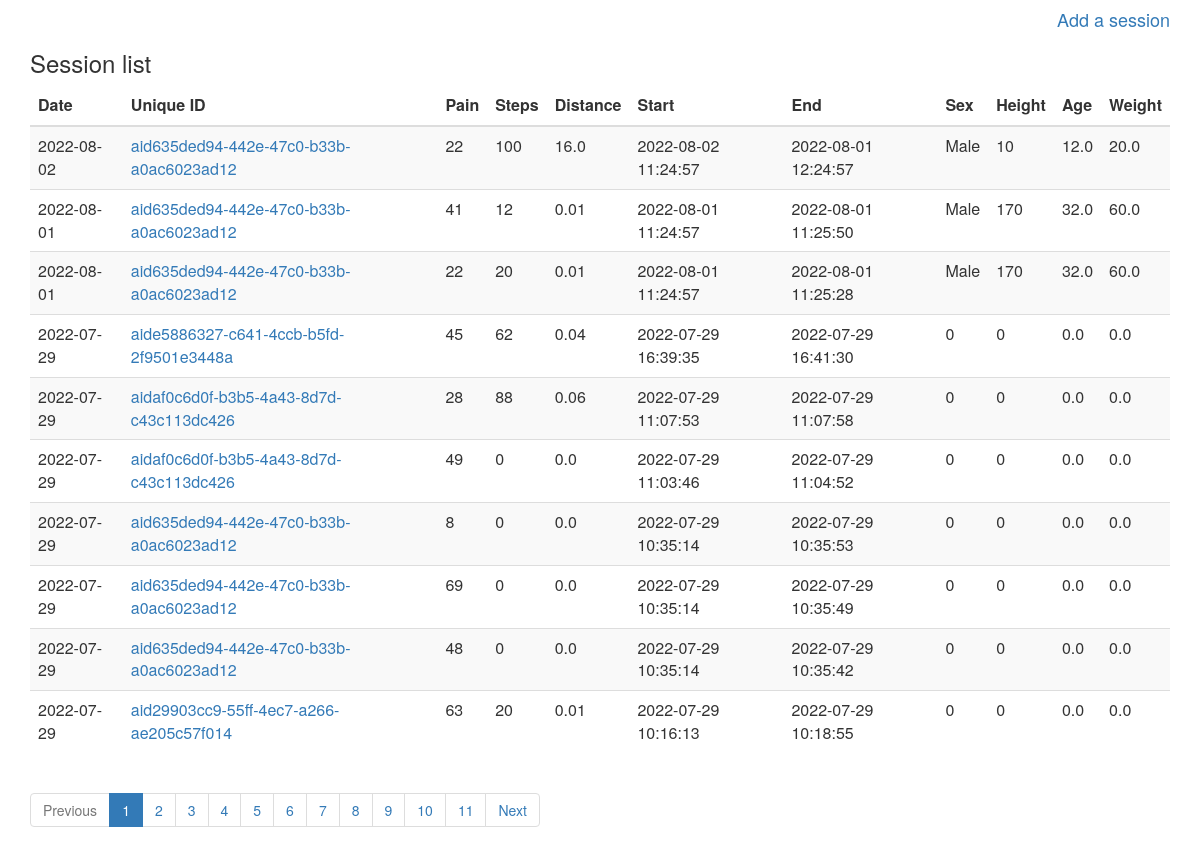
The page / on the database its author committed.
### step/models.py (models this page shows, shortened)
class Session(models.Model):
    ids = models.CharField(max_length=50, verbose_name='Unique_ID')
    step = models.IntegerField(verbose_name='Step')
    pain = models.IntegerField(verbose_name='Pain')
    date = models.CharField(max_length=20, verbose_name='Date')
    distance = models.FloatField(verbose_name='Distance')
    start = models.CharField(verbose_name='Start', max_length=30)
    end = models.CharField(verbose_name='End', max_length=30)
    height = models.IntegerField(verbose_name='Height')
    weight = models.FloatField(verbose_name='Weight')
    sex = models.CharField(max_length=10, verbose_name='Sex')
    age = models.FloatField(verbose_name='Age')
    class Meta:
        verbose_name = 'Session'

### step/views.py (the view)
# urls.py: path('', views.homeview, name='homepage'),
def homeview(request, glist=None):
    if glist is None:
        session_list = Session.objects.all().order_by('-date', '-end')
    else:
        session_list = glist
    if session_list:
        paginator = Paginator(session_list, 10)
        page = request.GET.get('page')
        page_obj = paginator.get_page(page)
        return render(request, 'home.html',
                      {'page_obj': page_obj, 'paginator': paginator,
                       'is_paginated': True,})
    else:
        return render(request, 'home.html')

### step/templates/home.html
{% extends "base.html" %}
{% block content %}
<h4 align="right">
    <a href={% url 'step_counter' %}>Add a session</a>
</h4>
{% if page_obj %}
<h3>Session list</h3>
<table class="table table-striped">
    <thead>
        <tr>
            <th>Date</th>
            <th>Unique ID</th>
            <th>Pain</th>
            <th>Steps</th>
            <th>Distance</th>
            <th>Start</th>
            <th>End</th>
            <th>Sex</th>
            <th>Height</th>
            <th>Age</th>
            <th>Weight</th>
        </tr>
    </thead>
    <tbody>
     {% for gsm in page_obj %}
        <tr>
            <td>
            {{ gsm.date }}
            </td>
            <td>
            <a href="{% url 'index_view' %}?person={{ gsm.ids }}"  target="_blank">
            {{ gsm.ids }}
            </td>
            <td>
            {{ gsm.pain }}
            </td>
            <td>
            {{ gsm.step }}
            </td>
            <td>
            {{ gsm.distance }}
            </td>
            <td>
            {{ gsm.start }}
            </td>
            <td>
            {{ gsm.end }}
            </td>
            <td>
            {{ gsm.sex }}
            </td>
            <td>
            {{ gsm.height }}
            </td>
            <td>
            {{ gsm.age }}
            </td>
            <td>
            {{ gsm.weight }}
     {% endfor %}
        </tr>
    </tbody>
</table>
{% else %}
    <p>No results available.</p>
{% endif %}
{% if is_paginated %}
    <ul class="pagination">
        {% if page_obj.has_previous %}
            <li class="page-item">
                <a class="page-link" href="?{{ searchs }}&page={{ page_obj.previous_page_number }}">Previous</a>
            </li>
        {% else %}
            <li class="page-item disabled">
                <span class="page-link">Previous</span>
            </li>
        {% endif %}
        {% for i in paginator.page_range %}
            {% if page_obj.number == i %}
                <li class="page-item active">
                    <span class="page-link"> {{ i }} <span class="sr-only">(current)</span></span>
                </li>
            {% else %}
                <li class="page-item"><a class="page-link" href="?{{ searchs }}&page={{ i }}">{{ i }}</a></li>
            {% endif %}
        {% endfor %}
        {% if page_obj.has_next %}
            <li class="page-item">
                <a class="page-link" href="?{{ searchs }}&page={{ page_obj.next_page_number }}">Next</a>
            </li>
        {% else %}
            <li class="page-item disabled">
                <span class="page-link">Next</span>
            </li>
        {% endif %}
    </ul>
{% endif %}
{% endblock %}

### step/templates/base.html (shortened to what this page needs)
{% load static %}
<html lang="en">
<head>
<link rel="stylesheet" href="https://maxcdn.bootstrapcdn.com/bootstrap/3.3.5/css/bootstrap.min.css">
</head>
<body>
<main>
    <div class="container">
    {% block content %}{% endblock %}
        </div>
</main>
</body>
</html>

### step/templates/base.html (style rules this page uses)
ul li { display:inline; list-style-type:none; }

### rows shown on the page
Session: date "2022-08-02", ids "aid635ded94-442e-47c0-b33b-a0ac6023ad12", pain "22", step "100", distance "16.0", start "2022-08-02 11:24:57", end "2022-08-01 12:24:57", sex "Male", height "10", age "12.0", weight "20.0"
Session: date "2022-08-01", ids "aid635ded94-442e-47c0-b33b-a0ac6023ad12", pain "41", step "12", distance "0.01", start "2022-08-01 11:24:57", end "2022-08-01 11:25:50", sex "Male", height "170", age "32.0", weight "60.0"
Session: date "2022-08-01", ids "aid635ded94-442e-47c0-b33b-a0ac6023ad12", pain "22", step "20", distance "0.01", start "2022-08-01 11:24:57", end "2022-08-01 11:25:28", sex "Male", height "170", age "32.0", weight "60.0"
Session: date "2022-07-29", ids "aide5886327-c641-4ccb-b5fd-2f9501e3448a", pain "45", step "62", distance "0.04", start "2022-07-29 16:39:35", end "2022-07-29 16:41:30", sex "0", height "0", age "0.0", weight "0.0"
Session: date "2022-07-29", ids "aidaf0c6d0f-b3b5-4a43-8d7d-c43c113dc426", pain "28", step "88", distance "0.06", start "2022-07-29 11:07:53", end "2022-07-29 11:07:58", sex "0", height "0", age "0.0", weight "0.0"
Session: date "2022-07-29", ids "aidaf0c6d0f-b3b5-4a43-8d7d-c43c113dc426", pain "49", step "0", distance "0.0", start "2022-07-29 11:03:46", end "2022-07-29 11:04:52", sex "0", height "0", age "0.0", weight "0.0"
Session: date "2022-07-29", ids "aid635ded94-442e-47c0-b33b-a0ac6023ad12", pain "8", step "0", distance "0.0", start "2022-07-29 10:35:14", end "2022-07-29 10:35:53", sex "0", height "0", age "0.0", weight "0.0"
Session: date "2022-07-29", ids "aid635ded94-442e-47c0-b33b-a0ac6023ad12", pain "69", step "0", distance "0.0", start "2022-07-29 10:35:14", end "2022-07-29 10:35:49", sex "0", height "0", age "0.0", weight "0.0"
Session: date "2022-07-29", ids "aid635ded94-442e-47c0-b33b-a0ac6023ad12", pain "48", step "0", distance "0.0", start "2022-07-29 10:35:14", end "2022-07-29 10:35:42", sex "0", height "0", age "0.0", weight "0.0"
Session: date "2022-07-29", ids "aid29903cc9-55ff-4ec7-a266-ae205c57f014", pain "63", step "20", distance "0.01", start "2022-07-29 10:16:13", end "2022-07-29 10:18:55", sex "0", height "0", age "0.0", weight "0.0"

### other values the page prints
{{ i }} "1"
{{ i }} "2" "3" "4" "5" "6" "7" "8" "9" "10" "11"
